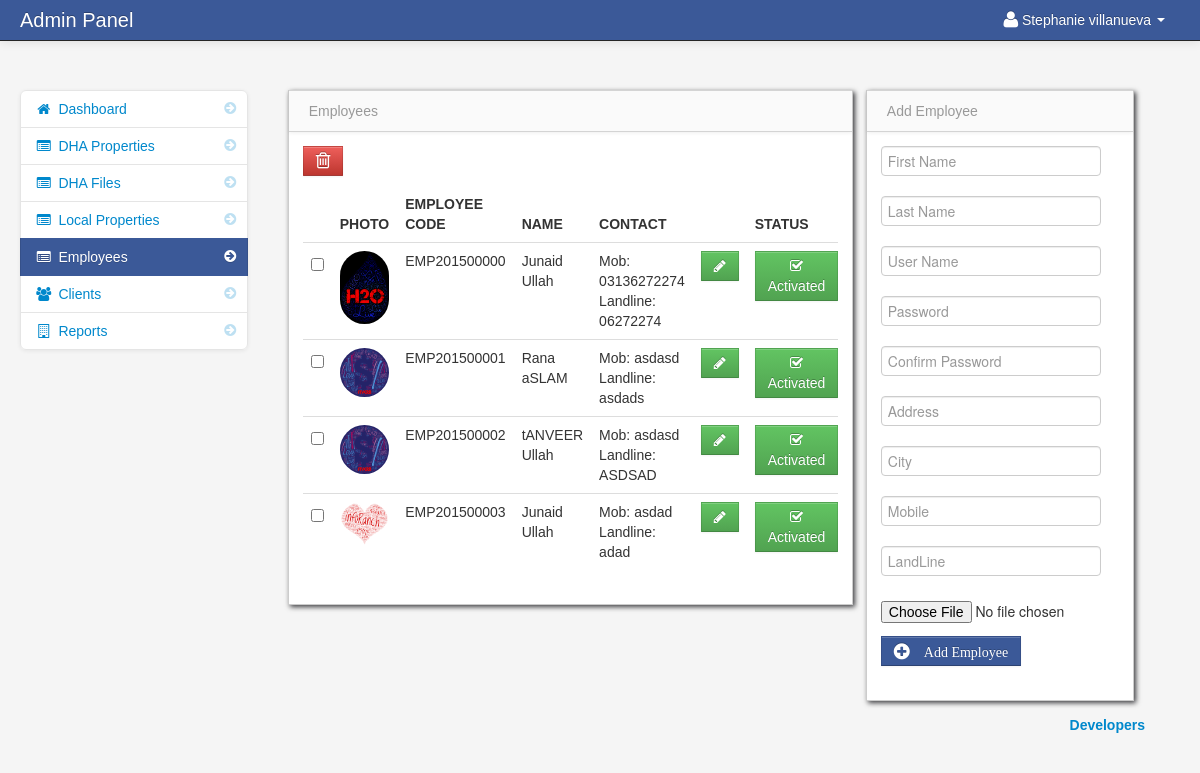
Page /admin/employ.php (signed in) on the committed database.
### tables this page shows
CREATE TABLE IF NOT EXISTS `users` (
  `user_id` int(11) NOT NULL AUTO_INCREMENT,
  `username` varchar(100) NOT NULL,
  `password` varchar(100) NOT NULL,
  `firstname` varchar(100) NOT NULL,
  `lastname` varchar(100) NOT NULL,
  PRIMARY KEY (`user_id`)
);

CREATE TABLE IF NOT EXISTS `employee` (
  `empid` int(11) NOT NULL AUTO_INCREMENT,
  `fname` text NOT NULL,
  `lname` text NOT NULL,
  `address` text NOT NULL,
  `city` text NOT NULL,
  `mobile` text NOT NULL,
  `landline` text NOT NULL,
  `userid` int(11) NOT NULL,
  `picture` text NOT NULL,
  `status` enum('active','deactive') NOT NULL,
  `empcode` varchar(20) NOT NULL,
  PRIMARY KEY (`empid`)
);

### admin/session.php (called while the page is built, shortened)
<?php
$session_id=$_SESSION['id'];
?>

### admin/emp_table.php (the view, shortened to what this page needs)
<div id="block_bg" class="block" style="margin-top: 30px;">
                            <div class="navbar navbar-inner block-header">
                            <div class="muted pull-left">Employees</div>
                            </div>
                            <div class="block-content collapse in" >
                                <div class="span12">
								<form action="delete_client.php" method="post">
  									<table cellpadding="0" cellspacing="0" border="0" class="table" id="example">
									<a data-toggle="modal" href="#client_delete" id="delete"  class="btn btn-danger" name=""><i class="icon-trash icon-large"></i></a>
										<thead>
										    <tr>
                                    <th></th>
                                    <th>Photo</th>
                                    <th>Employee Code</th>
                                    <th>Name </th>
									<th>Contact </th>
									<th></th>
                                    <th>Status</th>
                                </tr>
										</thead>
										<tbody>
												 <?php
                                    $query = mysql_query("select * from employee") or die(mysql_error());
                                    while ($row = mysql_fetch_array($query)) {
                                    $id = $row['empid'];
                                    $teacher_stat = $row['status'];
                                        ?>
									<tr>
										<td width="30">
										<input id="optionsCheckbox" class="uniform_on" name="selector[]" type="checkbox" value="<?php echo $id; ?>">
										</td>
                                    <td width="40">
									<img class="img-circle" alt="images/no-image-found.jpg" onError="this.onerror=null;this.src='images/no-image-found.jpg';" src="<?php echo $row['picture']; ?>" height="50" width="50"></td>
									<td> <?php echo $row['empcode']; ?></td>
									<td><?php echo $row['fname'] . " " . $row['lname']; ?></td>
                                    <td><?php echo "Mob: ".$row['mobile']. "\n Landline: ". $row['landline'] ; ?></td>
									<td width="50"><a href="edit_client.php<?php echo '?id='.$id; ?>" class="btn btn-success"><i class="icon-pencil"></i></a></td>
									<?php if ($teacher_stat == 'active' ){ ?>
									<td width="120"><a href="de_activate_emp.php<?php echo '?id='.$id; ?>" class="btn btn-danger"><i class="icon-remove"></i> Deactivate</a></td>
									<?php }else{ ?>
									<td width="120"><a href="activate_emp.php<?php echo '?id='.$id; ?>" class="btn btn-success"><i class="icon-check"></i> Activated</a></td>
									<?php } ?>
                                </tr>
                            <?php } ?>
										</tbody>
									</table>
									</form>
								</div>
							</div>
							</div>

### admin/header.php (shortened to what this page needs)
<!DOCTYPE html>
<html class="no-js">
    <head>
			<link href="bootstrap/css/bootstrap.min.css" rel="stylesheet" media="screen,print">
			<link href="bootstrap/css/bootstrap-responsive.min.css" rel="stylesheet" media="screen,print">
			<link href="bootstrap/css/font-awesome.css" rel="stylesheet" media="screen,print">
			<link href="bootstrap/css/my_style.css" rel="stylesheet" media="screen,print">
			<link href="vendors/easypiechart/jquery.easy-pie-chart.css" rel="stylesheet" media="screen,print">
			<link href="assets/styles.css" rel="stylesheet" media="screen,print">
		<link href="vendors/fullcalendar/fullcalendar.css" rel="stylesheet" media="screen,print">
		<link href="assets/DT_bootstrap.css" rel="stylesheet" media="screen,print">
		<link href="vendors/jGrowl/jquery.jgrowl.css" rel="stylesheet" media="screen,print">
		<link rel="stylesheet" type="text/css" href="vendors/bootstrap-wysihtml5/src/bootstrap-wysihtml5.css"></link>
    </head>

### admin/employ.php (shortened to what this page needs)
<?php  include('header.php'); ?>
<?php  include('session.php'); ?>
    <body>
		<?php include('navbar.php') ?>
        <div class="container-fluid">
            <div class="row-fluid">
					<?php include('sidebar_employ.php'); ?>
				<div class="span6" style="margin-left: 0px">
					<?php include 'emp_table.php'; ?>
				</div>
				<div class="span3"  style="margin-left: 13px">
					<?php include 'add_emp.php'; ?>
				</div>
			</div>
         <?php include('footer.php'); ?>
        </div>
	<?php include('script.php'); ?>
    </body>
</html>

### admin/navbar.php (shortened to what this page needs)
<div class="navbar navbar-fixed-top navbar-inverse">
          <div class="navbar-inner">
              <div class="container-fluid">
                  <span class="brand" href="#">Admin Panel</span>
                  <div class="nav-collapse collapse">
                      <ul class="nav pull-right">
				<?php $query= mysql_query("select * from users where user_id = '$session_id'")or die(mysql_error());
						$row = mysql_fetch_array($query);
				?>
                          <li class="dropdown">
                              <a href="#" role="button" class="dropdown-toggle" data-toggle="dropdown"> <i class="icon-user icon-large"></i><?php echo $row['firstname']." ".$row['lastname'];  ?> <i class="caret"></i>
                              </a>
                          </li>
                      </ul>
                  </div>
              </div>
          </div>
      </div>

### admin/sidebar_employ.php
<div class="span3" id="sidebar">
               <ul class="nav nav-list bs-docs-sidenav nav-collapse collapse">
                   <li> <a href="dashboard.php"><i class="icon-chevron-right"></i><i class="icon-home"></i>&nbsp;Dashboard</a> </li>
	<li>
                       <a href="dhaproperties.php"><i class="icon-chevron-right"></i><i class="icon-list-alt"></i> DHA Properties</a>
                   </li>
	<li>
                       <a href="dhafile.php"><i class="icon-chevron-right"></i><i class="icon-list-alt"></i> DHA Files</a>
                   </li>
	<li>
                       <a href="localproperties.php"><i class="icon-chevron-right"></i><i class="icon-list-alt"></i> Local Properties</a>
                   </li>
	<li class="active">
                       <a href="employ.php"><i class="icon-chevron-right"></i><i class="icon-list-alt"></i> Employees</a>
                   </li>
	<li class=""  >
                       <a href="client.php"><i class="icon-chevron-right"></i><i class="icon-group"></i> Clients</a>
                   </li>
	<li>
                       <a href="reports.php"><i class="icon-chevron-right"></i><i class="icon-building"></i> Reports</a>
                   </li>
               </ul>
           </div>

### admin/add_emp.php (shortened to what this page needs)
<div id="block_bg" class="block" style="margin-top: 30px;">
                            <div class="navbar navbar-inner block-header">
                            <div class="muted pull-left">Add Employee</div>
                            </div>
                            <div class="block-content collapse in" >
                                <div class="span12">
									<form  method="post" enctype="multipart/form-data" onsubmit="return checkForm(this);">
										<div class="control-group">
                                          <div class="controls">
                                            <input name="c_fname" class="input focused" id="focusedInput" type="text" placeholder = "First Name" required>
                                          </div>
                                        </div>
										<div class="control-group">
                                          <div class="controls">
                                            <input name="c_lname" class="input focused" id="focusedInput" type="text" placeholder = "Last Name" required>
                                          </div>
                                        </div>
										<div class="control-group">
                                          <div class="controls">
                                            <input name="username" class="input focused" id="focusedInput" type="text" placeholder = "User Name" required>
                                          </div>
                                        </div>
										<div class="control-group">
                                          <div class="controls">
                                            <input name="pwd1" class="input focused" id="focusedInput" type="password" placeholder = "Password" required>
                                          </div>
                                        </div>
										<div class="control-group">
                                          <div class="controls">
                                            <input name="pwd2" class="input focused" id="focusedInput" type="password" placeholder = "Confirm Password" required>
                                          </div>
                                        </div>
										<div class="control-group">
                                          <div class="controls">
                                            <input name="c_address" class="input focused" id="focusedInput" type="text" placeholder = "Address" required>
                                          </div>
                                        </div>
										<div class="control-group">
                                          <div class="controls">
                                            <input name="c_city" class="input focused" id="focusedInput" type="text" placeholder = "City" required>
                                          </div>
                                        </div>
										<div class="control-group">
                                          <div class="controls">
                                            <input name="c_mobile" class="input focused" id="focusedInput" type="text" placeholder = "Mobile" required>
                                          </div>
                                        </div>
										<div class="control-group">
                                          <div class="controls">
                                            <input name="c_landline" class="input focused" id="focusedInput" type="text" placeholder = "LandLine" required>
                                          </div>
                                        </div>
										<div class="control-group">
											<div class="controls">
											<input name="image" id="image" class="input-file uniform_on"  type="file" required>
											</div>
										</div>
										<div class="control-group">
                                          <div class="controls">
												<button name="save" class="btn btn-info" type="submit"><i class="icon-plus-sign icon-large"> &nbsp;&nbsp;&nbsp;Add Employee</i></button>
                                          </div>
                                        </div>
									</form>
								</div>
							</div>
							</div>

### admin/footer.php
<html>
<div class="pull-right">
		<footer>
           <p><a href="../developers.php">Developers</a></p>
        </footer>
</div>
</html>

### admin/script.php (shortened to what this page needs)
        <link href="vendors/datepicker.css" rel="stylesheet" media="screen">
      <link href="vendors/uniform.default.css" rel="stylesheet" media="screen">
      <link href="vendors/chosen.min.css" rel="stylesheet" media="screen">
<link href="vendors/datepicker.css" rel="stylesheet" media="screen">

### admin/assets/styles.css (style rules this page uses)
body { padding-top: 60px; padding-bottom: 40px; background-color: #f5f5f5; }
.block { background: url("../images/pixel-60fff.png") repeat scroll 0 0 rgba(0, 0, 0, 0) !important; border: 1px solid #ccc; background: white; margin: 1em 0em; border-top: none; -webkit-box-shadow: 2px 2px 5px rgba(0, 0, 6, 0.75); -moz-box-shadow: 2px 2px 5px rgba(0, 0, 6, 0.75); box-shadow: 2px 2px 5px rgba(0, 0, 6, 0.75); }
.block-content { margin: 1em; min-height: .25em; }
.block-header { margin-bottom: 0px; border-right: none; border-left: none; -webkit-border-radius: 0px; -moz-border-radius: 0px; border-radius: 0px; }
.block-header div { padding-top: 10px; }
.bs-docs-sidenav { max-width: 228px; margin: 30px 0 0; padding: 0; background-color: #fff; -webkit-border-radius: 6px; -moz-border-radius: 6px; border-radius: 6px; -webkit-box-shadow: 0 1px 4px rgba(0,0,0,.065); -moz-box-shadow: 0 1px 4px rgba(0,0,0,.065); box-shadow: 0 1px 4px rgba(0,0,0,.065); }
.bs-docs-sidenav > li > a { display: block; width: 190px \9; margin: 0 0 -1px; padding: 8px 14px; border: 1px solid #e5e5e5; }
.bs-docs-sidenav > li:first-child > a { -webkit-border-radius: 6px 6px 0 0; -moz-border-radius: 6px 6px 0 0; border-radius: 6px 6px 0 0; }
.bs-docs-sidenav > li:last-child > a { -webkit-border-radius: 0 0 6px 6px; -moz-border-radius: 0 0 6px 6px; border-radius: 0 0 6px 6px; }
.bs-docs-sidenav > .active > a { position: relative; z-index: 2; padding: 9px 15px; border: 0; text-shadow: 0 1px 0 rgba(0,0,0,.15); -webkit-box-shadow: inset 1px 0 0 rgba(0,0,0,.1), inset -1px 0 0 rgba(0,0,0,.1); -moz-box-shadow: inset 1px 0 0 rgba(0,0,0,.1), inset -1px 0 0 rgba(0,0,0,.1); box-shadow: inset 1px 0 0 rgba(0,0,0,.1), inset -1px 0 0 rgba(0,0,0,.1); }
.bs-docs-sidenav .icon-chevron-right { float: right; margin-top: 2px; margin-right: -6px; opacity: .25; }
.bs-docs-sidenav .active .icon-chevron-right, .bs-docs-sidenav .active a:hover .icon-chevron-right { opacity: 1; }

### rows in the picture
users: firstname "Stephanie", lastname "villanueva"
employee: picture (picture), empcode "EMP201500000", fname "Junaid", lname "Ullah", mobile "03136272274", landline "06272274"
employee: picture (picture), empcode "EMP201500001", fname "Rana", lname "aSLAM", mobile "asdasd", landline "asdads"
employee: picture (picture), empcode "EMP201500002", fname "tANVEER", lname "Ullah", mobile "asdasd", landline "ASDSAD"
employee: picture (picture), empcode "EMP201500003", fname "Junaid", lname "Ullah", mobile "asdad", landline "adad"
